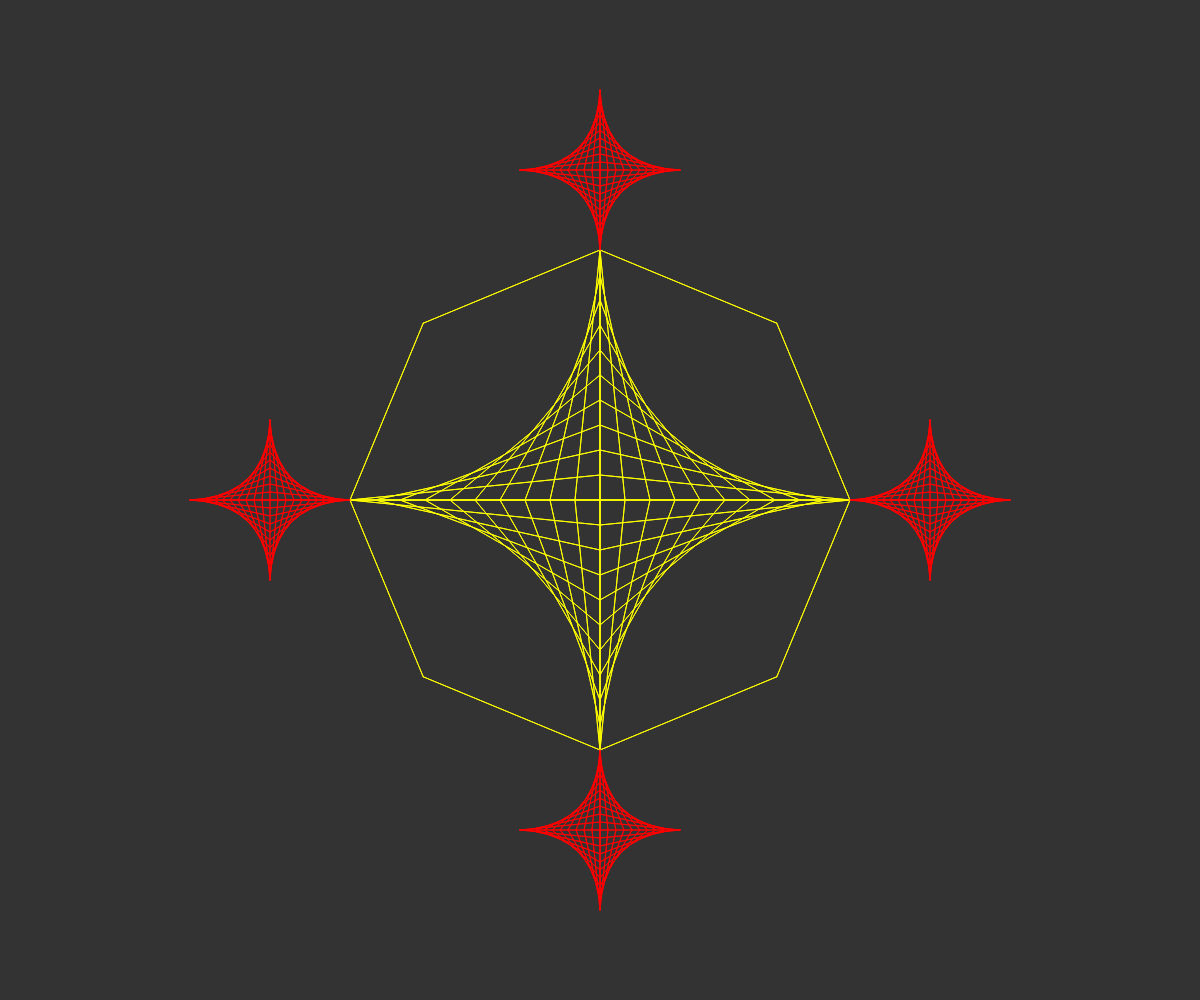
Frame 1 (no input)
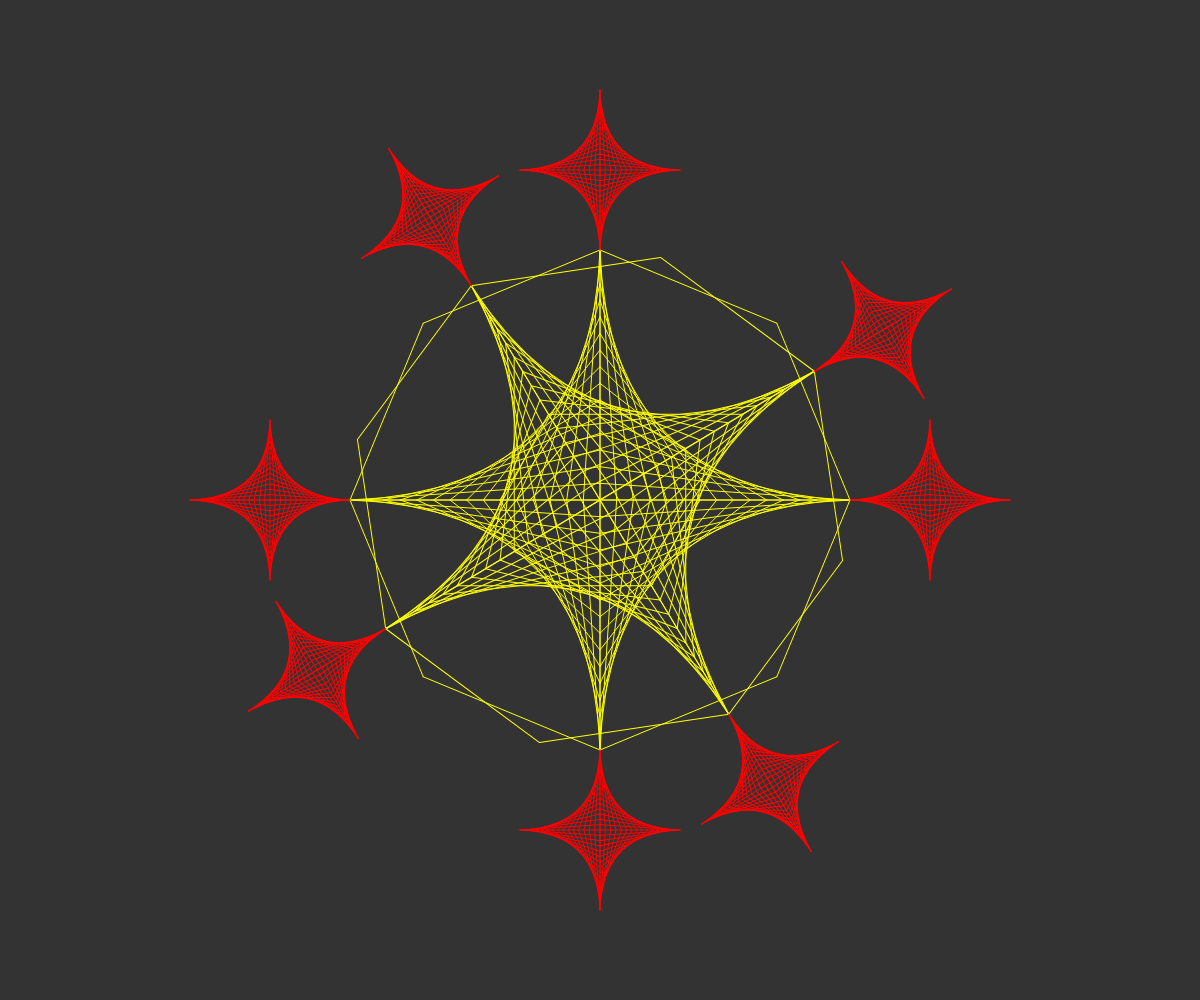
Frame 60 (no input)
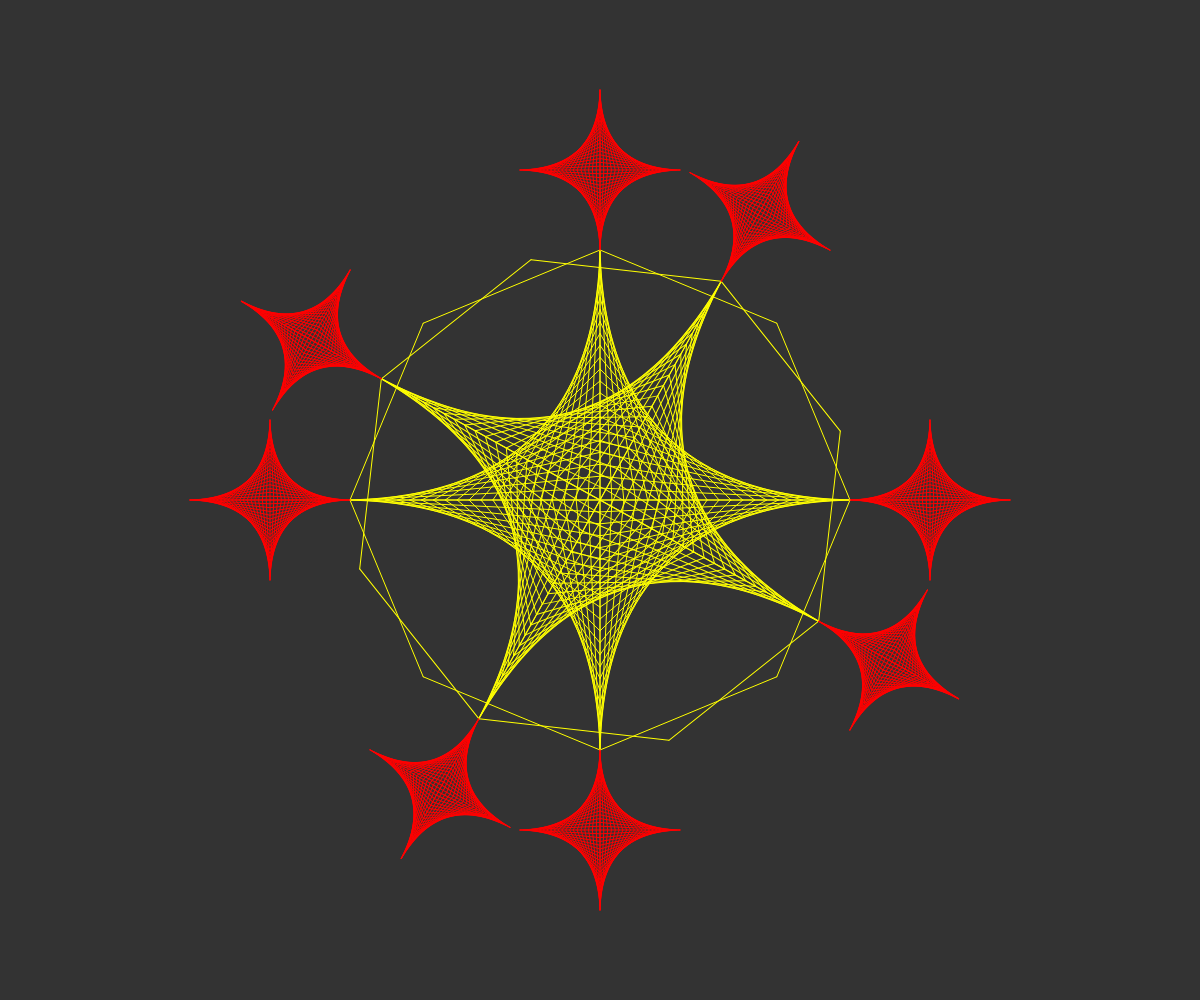
Frame 120 (the mouse pressed at the canvas centre since frame 60)

The p5.js sketch that drew these frames (run headless with seeded random() and noise() and a simulated clock; from frame 60 on, the mouse is pressed at the canvas centre):

// p5.js sketch
// ── sketch.js
// By Arash Saifhashemi

/// <reference path="../node_modules/@types/p5/global.d.ts" />
let leftTopX = 0;
let leftTopY = 0;
let w = 1;
let precision = 10;
let maxPrecision = 20;
let minPrecision = 3;

let step = 1;
let time = 0;

let smallAxisSize = 80;
let bigAxisSize = 250;

function setup() {
  leftTopX = 0;
  leftTopY = 0;
  createCanvas(windowWidth, windowHeight);
  angleMode(DEGREES);
}

function draw() {
  clear();
  stroke(255, 255, 0);

  background(51);

  strokeWeight(w); // Default

  push();
  translate(windowWidth / 2, windowHeight / 2);
  // rotate(time);
  drawFour(bigAxisSize, smallAxisSize);
  pop();

  push();
  translate(windowWidth / 2, windowHeight / 2);
  // rotate(45);
  rotate(time);
  drawFour(bigAxisSize, smallAxisSize);
  pop();

  time++;
  if (time % 10 == 0) {
    precision += step;
    if (precision > maxPrecision || precision < minPrecision) {
      step = -step;
    }
  }
}

function drawFour(bigAxisSize, smallAxisSize) {
  drawXY(0, bigAxisSize, smallAxisSize);
  scale(-1, 1);
  drawXY(0, bigAxisSize, smallAxisSize);
  scale(1, -1);
  drawXY(0, bigAxisSize, smallAxisSize);
  scale(-1, 1);
  drawXY(0, bigAxisSize, smallAxisSize);
}

function drawXY(angle, bigAxisSize, smallAxisSize) {
  // The diagonal lines
  line(
    0,
    -bigAxisSize,
    bigAxisSize * Math.sin(Math.PI / 4),
    -bigAxisSize * Math.cos(Math.PI / 4)
  );
  line(
    bigAxisSize * Math.sin(Math.PI / 4),
    -bigAxisSize * Math.cos(Math.PI / 4),
    bigAxisSize,
    0
  );

  line(leftTopX, leftTopY, leftTopX, leftTopY - bigAxisSize);
  line(leftTopX, leftTopY, leftTopX + bigAxisSize, leftTopY);
  let startX = leftTopX;
  let startY = leftTopY - bigAxisSize;
  let endX = leftTopX + bigAxisSize / precision;
  let endY = leftTopY;

  for (let i = 0; i < precision; i++) {
    line(startX, startY, endX, endY);
    startY += bigAxisSize / precision;
    endX += bigAxisSize / precision;
  }

  // On the top
  ({ startX, startY, endX, endY } = DrawTopAndTopMirror(
    bigAxisSize,
    smallAxisSize,
    startX,
    startY,
    endX,
    endY
  ));

  push();
  rotate(90);
  // to the right
  ({ startX, startY, endX, endY } = DrawTopAndTopMirror(
    bigAxisSize,
    smallAxisSize,
    startX,
    startY,
    endX,
    endY
  ));
  pop();
}

function DrawTopAndTopMirror(
  bigAxisSize,
  smallAxisSize,
  startX,
  startY,
  endX,
  endY
) {
  push();
  stroke(255, 0, 0);

  line(
    leftTopX,
    leftTopY - bigAxisSize - smallAxisSize,
    leftTopX,
    leftTopY - bigAxisSize - 2 * smallAxisSize
  );
  line(
    leftTopX,
    leftTopY - bigAxisSize - smallAxisSize,
    leftTopX + smallAxisSize,
    leftTopY - bigAxisSize - smallAxisSize
  );
  startX = leftTopX;
  startY = leftTopY - bigAxisSize - 2 * smallAxisSize;
  endX = leftTopX + smallAxisSize / precision;
  endY = leftTopY - bigAxisSize - smallAxisSize;
  for (let i = 0; i < precision; i++) {
    line(startX, startY, endX, endY);
    startY += smallAxisSize / precision;
    endX += smallAxisSize / precision;
  }
  // top mirror
  line(
    leftTopX,
    leftTopY - bigAxisSize - smallAxisSize,
    leftTopX,
    leftTopY - bigAxisSize
  );
  startX = leftTopX + smallAxisSize;
  startY = leftTopY - bigAxisSize - smallAxisSize;
  endX = leftTopX;
  endY = leftTopY - bigAxisSize - smallAxisSize + smallAxisSize / precision;
  for (let i = 0; i < precision; i++) {
    line(startX, startY, endX, endY);
    endY += smallAxisSize / precision;
    startX -= smallAxisSize / precision;
  }
  pop();
  return { startX, startY, endX, endY };
}
